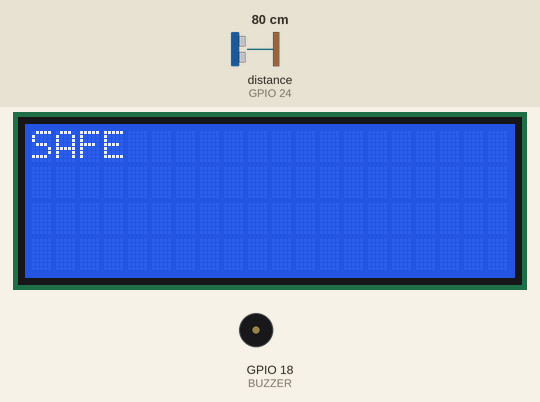
This program was run on a simulated Raspberry Pi (BCM pin numbers). Shown: 20×4 character LCD, buzzer (waves = sounding, pin HIGH). Inputs (shaded band) come from the test bench; at power-on: distance to the obstacle (sensor on GPIO 24) 80 cm. The echo pulse lasts 58.3 µs per cm; the clock reads 2024-03-15 10:24:30 at power-on unless the program sets it; pins used as bus, display or sensor lines are not drawn; what the program prints to the terminal is not drawn.

Above: at 1.7 s.
1.8 s: distance to the obstacle (sensor on GPIO 24) set to 13 cm
3.5 s: distance to the obstacle (sensor on GPIO 24) set to 10 cm
At 4.04 s:
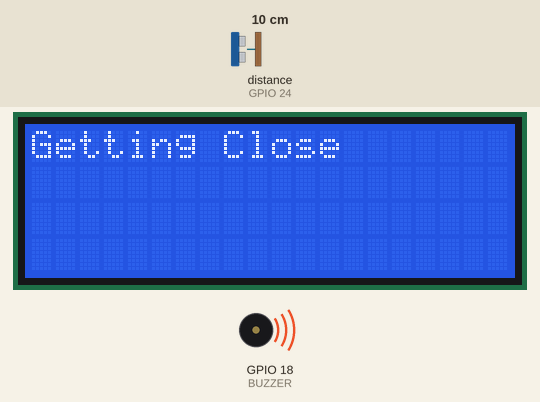
6.0 s: distance to the obstacle (sensor on GPIO 24) set to 6 cm
At 6.75 s:
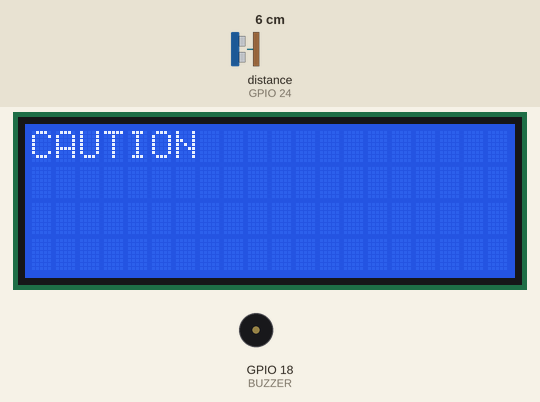
8.1 s: distance to the obstacle (sensor on GPIO 24) set to 3 cm
At 8.55 s:
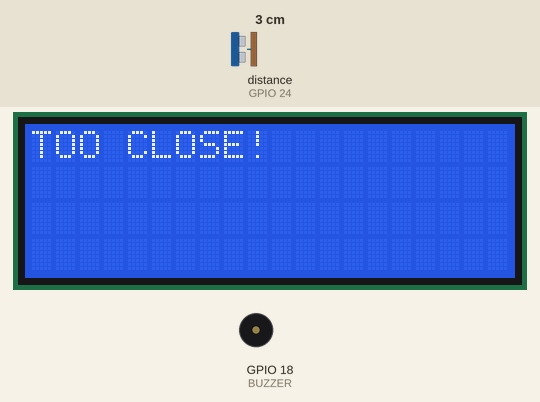
9.8 s: distance to the obstacle (sensor on GPIO 24) set to 250 cm
At 11.3 s:
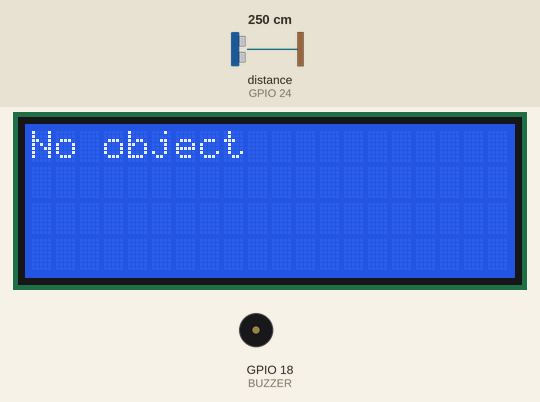
11.6 s: distance to the obstacle (sensor on GPIO 24) set to 2 cm
At 12.16 s:
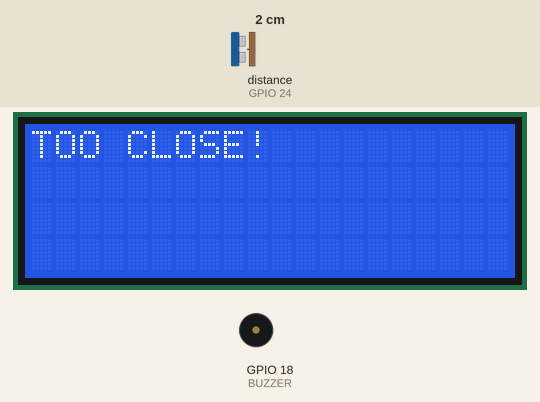
Timing chart, 0 to 15.8 s (numbered marks = the images above; inputs shaded):
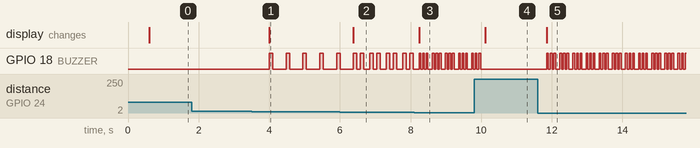

The program:

parking_sensor.raspberrypi.py
```python
from RPLCD.i2c import CharLCD
import RPi.GPIO as GPIO
from time import sleep, time

# LCD Setup
print("Initializing LCD...")
lcd = CharLCD('PCF8574', 0x27)
lcd.clear()

# GPIO Setup
print("Setting up GPIO...")
GPIO.setwarnings(False)
GPIO.setmode(GPIO.BCM)

TRIG = 23       # GPIO pin 23 → HC-SR04 TRIG
ECHO = 24       # GPIO pin 24 → HC-SR04 ECHO (via voltage divider)
BUZZER = 18     # GPIO pin 18 → buzzer

GPIO.setup(TRIG, GPIO.OUT)
GPIO.setup(ECHO, GPIO.IN)
GPIO.setup(BUZZER, GPIO.OUT)

GPIO.output(TRIG, False)
sleep(0.5)

# Distance Reading Function
def get_distance():
    GPIO.output(TRIG, False)
    sleep(0.05)

    GPIO.output(TRIG, True)
    sleep(0.00001)
    GPIO.output(TRIG, False)

    timeout = time() + 0.02
    while GPIO.input(ECHO) == 0:
        if time() > timeout:
            return -1
    pulse_start = time()

    timeout = time() + 0.02
    while GPIO.input(ECHO) == 1:
        if time() > timeout:
            return -1
    pulse_end = time()

    pulse_duration = pulse_end - pulse_start
    distance = pulse_duration * 17150  # in cm
    return round(distance, 2)

# Main Loop
try:
    print("Running sensor loop...")
    while True:
        distance = get_distance()
        print(f"Measured distance: {distance} cm")

        lcd.clear()

        if distance == -1 or distance > 150:
            lcd.write_string("No object")
            GPIO.output(BUZZER, False)
            sleep(0.5)
            continue

        if distance < 5:
            lcd.write_string("TOO CLOSE!")
            for _ in range(3):
                GPIO.output(BUZZER, True)
                sleep(0.05)
                GPIO.output(BUZZER, False)
                sleep(0.05)

        elif distance < 8:
            lcd.write_string("CAUTION")
            for _ in range(2):
                GPIO.output(BUZZER, True)
                sleep(0.1)
                GPIO.output(BUZZER, False)
                sleep(0.1)

        elif distance < 12:
            lcd.write_string("Getting Close")
            GPIO.output(BUZZER, True)
            sleep(0.1)
            GPIO.output(BUZZER, False)
            sleep(0.3)

        elif distance < 30:
            lcd.write_string("SAFE")
            GPIO.output(BUZZER, False)
            sleep(0.5)

        else:
            lcd.write_string("SAFE")
            GPIO.output(BUZZER, False)
            sleep(0.5)

except KeyboardInterrupt:
    print("Shutting down gracefully...")
    lcd.clear()
    GPIO.cleanup()
```

Measured:
- the behaviour switches between 12 and 11 cm on distance to the obstacle (sensor on GPIO 24) (found by bisection; images 0 and 1)
- the behaviour switches between 8 and 7 cm on distance to the obstacle (sensor on GPIO 24) (found by bisection; images 1 and 2)
- the behaviour switches between 5 and 4 cm on distance to the obstacle (sensor on GPIO 24) (found by bisection; images 2 and 3)
- after the input at 1.8 s, every drawn part: stays the same
- after the input at 3.5 s, GPIO 18 (BUZZER): alternates HIGH for 0.10 s and LOW for 0.38 s, starting after 0.50 s; the display: changes after 0.50 s (image 1)
- after the input at 6.0 s, the display: changes after 0.37 s (image 2)
- after the input at 8.1 s, the display: changes after 0.14 s (image 3)
- after the input at 9.8 s, GPIO 18 (BUZZER): goes on until 10.0 s, then stays LOW; the display: changes after 0.32 s (image 4)
- after the input at 11.6 s, GPIO 18 (BUZZER): LOW → HIGH after 0.26 s, then repeats every 0.37 s: 2 × (LOW 0.05 s, HIGH 0.05 s), LOW 0.12 s, HIGH 0.05 s; the display: changes after 0.26 s (image 5)
